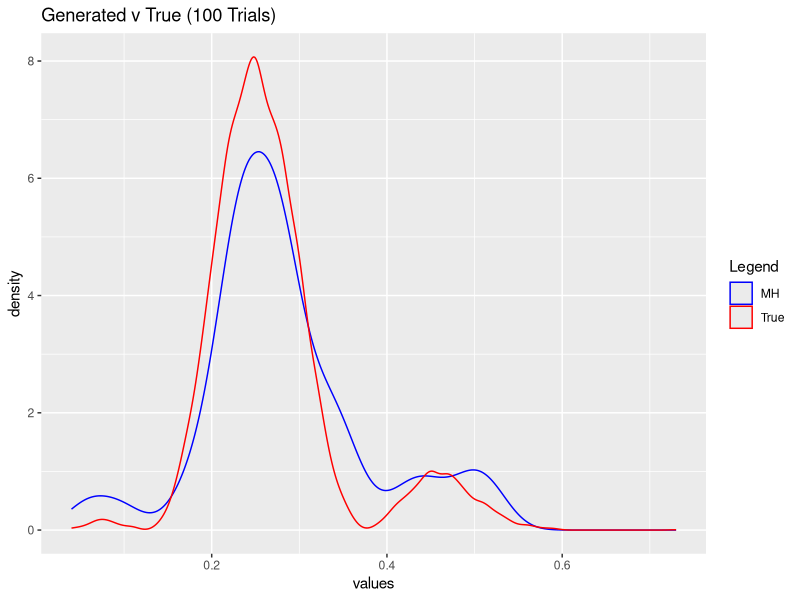
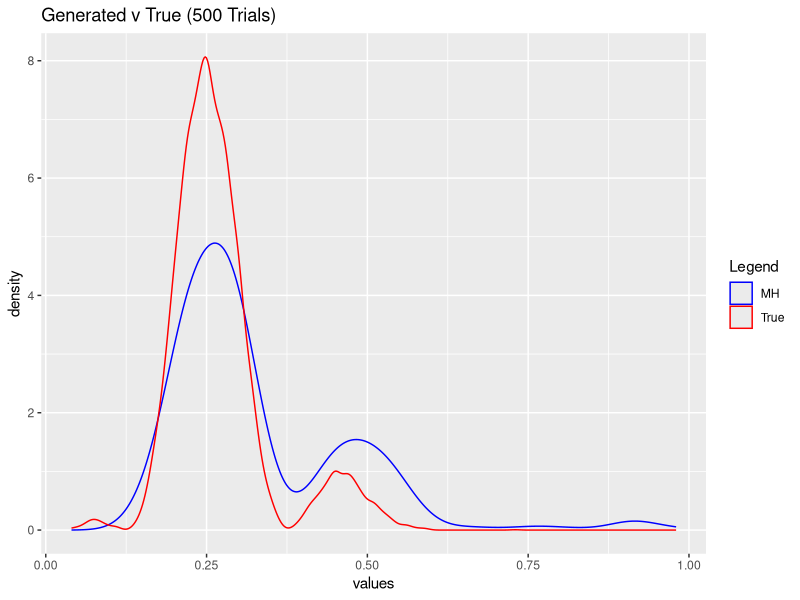
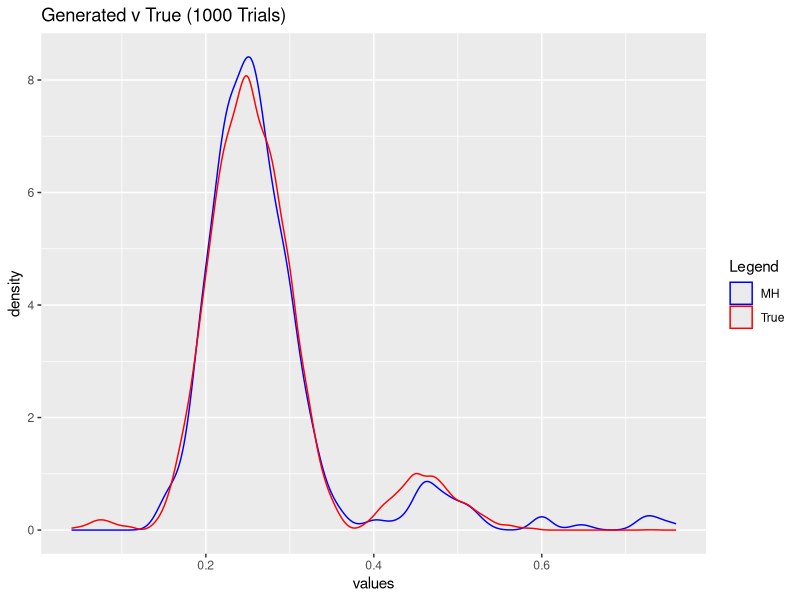
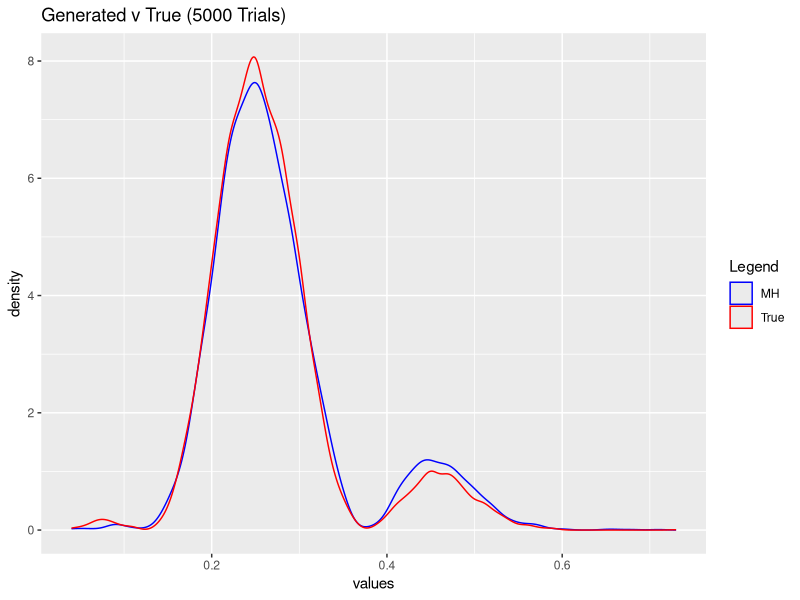

Write R code to recreate these figures, in order. (Note: this script raises an error after producing the figures.)
##Set working directory.
directory = "YOUR DIRECTORY"
setwd(directory)

##Libraries
library(MASS) 
library(rsample) #Not a base package. Need to install.
library(ggplot2)


##Metropolis Hastings Exponential
MHexp <- function(TRIALS) {
  mesh <- seq(0, 1, 0.01)
  sigma <- 0.05
  t = TRIALS
  S = 5
  n = 20
  x <- matrix(NA, nrow = t+1)
  x[1,] <- sample(mesh,1)
  
  for (i in 2:(t+1)){
    prob <- exp(-(mesh - x[i-1,])^2 / (2 * sigma^2))
    probNorm <- prob / sum(prob)
    proposed <- sample(mesh, size = 1, replace = T, prob = probNorm)
    numerator <- (proposed^S * (1 - proposed)^(n-S) * cos(4 * pi * proposed)^2 )
    denominator <- (x[i-1,]^S * (1 - x[i-1,])^(n-S) * cos(4 * pi * x[i-1,])^2 )
    alpha = min(1, numerator / denominator)
    
    u = runif(1)
    
    if (u < alpha){
      x[i,] <- proposed
    }
    else{
      x[i,] <- x[i-1,]
    }
  }
  return(x)
}


#Plots
x100 <- as.data.frame(MHexp(100))
x500 <- as.data.frame(MHexp(500))
x1000 <- as.data.frame(MHexp(1000))
x5000 <- as.data.frame(MHexp(5000))

S = 5
n = 20
mesh <- seq(0, 1, 0.01)
prob <- 2 * mesh^S * (1-mesh)^(n-S) * cos(4 * pi * mesh)^2
probNorm <- prob / sum(prob)
true <- as.data.frame(sample(mesh, size = 10000, replace = T, prob = probNorm))

plot1 <- ggplot() +
  geom_density(data = x100, aes(x=V1, color = "MH")) +
  geom_density(data = true, aes(x=true$`sample(mesh, size = 10000, replace = T, prob = probNorm)`, color = "True")) +
  scale_colour_manual(name="Legend", values = c("MH" = "blue", "True" = "red")) +
  labs(title = "Generated v True (100 Trials)") +
  labs(x = "values")
plot2 <- ggplot() +
  geom_density(data = x500, aes(x=V1, color = "MH")) +
  geom_density(data = true, aes(x=true$`sample(mesh, size = 10000, replace = T, prob = probNorm)`, color = "True")) +
  scale_colour_manual(name="Legend", values = c("MH" = "blue", "True" = "red")) +
  labs(title = "Generated v True (500 Trials)") +
  labs(x = "values")
plot3 <- ggplot() +
  geom_density(data = x1000, aes(x=V1, color = "MH")) +
  geom_density(data = true, aes(x=true$`sample(mesh, size = 10000, replace = T, prob = probNorm)`, color = "True")) +
  scale_colour_manual(name="Legend", values = c("MH" = "blue", "True" = "red")) +
  labs(title = "Generated v True (1000 Trials)") +
  labs(x = "values")
plot4 <- ggplot() +
  geom_density(data = x5000, aes(x=V1, color = "MH")) +
  geom_density(data = true, aes(x=true$`sample(mesh, size = 10000, replace = T, prob = probNorm)`, color = "True")) +
  scale_colour_manual(name="Legend", values = c("MH" = "blue", "True" = "red")) +
  labs(title = "Generated v True (5000 Trials)") +
  labs(x = "values")

plot1
plot2
plot3
plot4


#Estimates
sum(x) / length(x)
sum((x - 0.5)^2) / length(x)


##Metropolis Hastings Uniform
MHuni <- function(TRIALS) {
  mesh <- seq(0, 1, 0.01)
  sigma <- 0.05
  t = TRIALS
  S = 5
  n = 20
  x <- matrix(NA, nrow = t+1)
  x[1,] <- sample(mesh,1)
  
  for (i in 2:(t+1)){
    prob <- exp(-(mesh - x[i-1,])^2 / (2 * sigma^2))
    probNorm <- prob / sum(prob)
    proposed <- sample(mesh, size = 1, replace = T, prob = probNorm)
    numerator <- (proposed^S * (1 - proposed)^(n-S))
    denominator <- (x[i-1,]^S * (1 - x[i-1,])^(n-S))
    alpha = min(1, numerator / denominator)
    
    u = runif(1)
    
    if (u < alpha){
      x[i,] <- proposed
    }
    else{
      x[i,] <- x[i-1,]
    }
    
  }
  return(x)
}


#Plots
x100 <- as.data.frame(MHuni(100))
x500 <- as.data.frame(MHuni(500))
x1000 <- as.data.frame(MHuni(1000))
x5000 <- as.data.frame(MHuni(5000))

S = 5
n = 20
mesh <- seq(0, 1, 0.01)
prob <- 2 * mesh^S * (1-mesh)^(n-S)
probNorm <- prob / sum(prob)
true <- as.data.frame(sample(mesh, size = 10000, replace = T, prob = probNorm))

plot5 <- ggplot() +
  geom_density(data = x100, aes(x=V1, color = "MH")) +
  geom_density(data = true, aes(x=true$`sample(mesh, size = 10000, replace = T, prob = probNorm)`, color = "True")) +
  scale_colour_manual(name="Legend", values = c("MH" = "blue", "True" = "red")) +
  labs(title = "Generated v True (100 Trials)") +
  labs(x = "values")
plot6 <- ggplot() +
  geom_density(data = x500, aes(x=V1, color = "MH")) +
  geom_density(data = true, aes(x=true$`sample(mesh, size = 10000, replace = T, prob = probNorm)`, color = "True")) +
  scale_colour_manual(name="Legend", values = c("MH" = "blue", "True" = "red")) +
  labs(title = "Generated v True (500 Trials)") +
  labs(x = "values")
plot7 <- ggplot() +
  geom_density(data = x1000, aes(x=V1, color = "MH")) +
  geom_density(data = true, aes(x=true$`sample(mesh, size = 10000, replace = T, prob = probNorm)`, color = "True")) +
  scale_colour_manual(name="Legend", values = c("MH" = "blue", "True" = "red")) +
  labs(title = "Generated v True (1000 Trials)") +
  labs(x = "values")
plot8 <- ggplot() +
  geom_density(data = x5000, aes(x=V1, color = "MH")) +
  geom_density(data = true, aes(x=true$`sample(mesh, size = 10000, replace = T, prob = probNorm)`, color = "True")) +
  scale_colour_manual(name="Legend", values = c("MH" = "blue", "True" = "red")) +
  labs(title = "Generated v True (5000 Trials)") +
  labs(x = "values")

plot5
plot6
plot7
plot8


#Estimates
x <- MHuni(10000)
sum(x) / length(x)
sum((x - 0.5)^2) / length(x)
